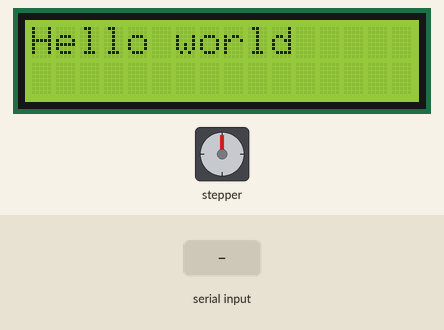
Bench run of a sketch on a simulated Arduino Uno, built with avr-gcc and run on an emulated ATmega328P. Parts: 16×2 character LCD, stepper motor. The inputs (shaded band) are chosen by the test bench. Stepper angles assume 2048 steps per turn; what the sketch prints to the serial monitor is not drawn.

Above: at 1.2 s.
1.3 s: "90,45\n" received over Serial
At 2.2 s:
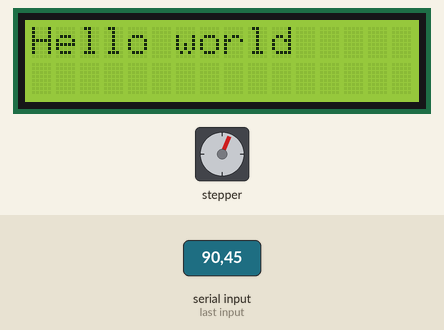
3.2 s: "30,150\n" received over Serial
At 5.0 s:
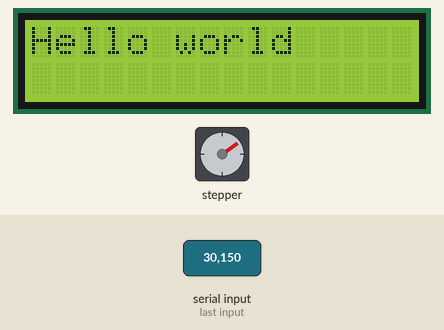
5.3 s: "200\n" received over Serial
At 7.1 s:
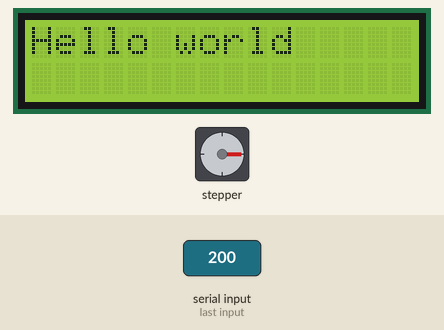
7.5 s: "90\n" received over Serial
At 9.0 s:
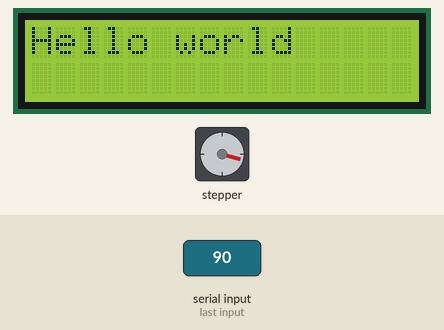
9.3 s: "90,45\n" received over Serial
At 10.7 s:
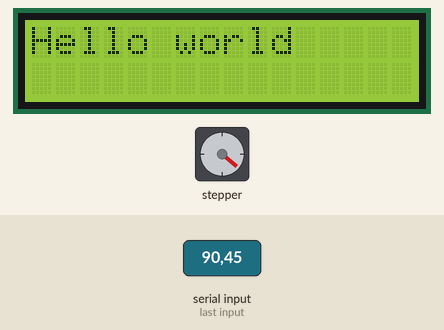
11.2 s: "30,150\n" received over Serial
At 12.4 s:
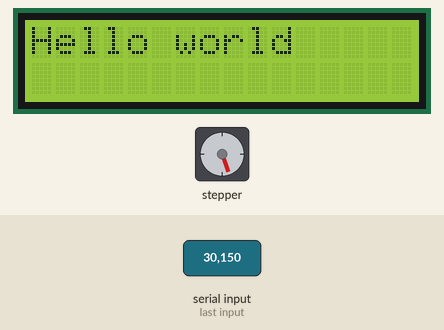
Timing chart, 0 to 14.2 s (numbered marks = the images above; inputs shaded):
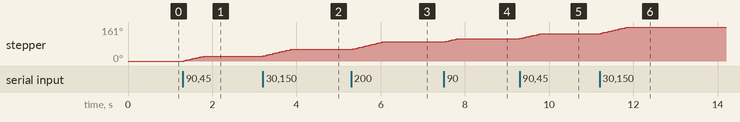

Measured:
- after the input at 1.3 s, stepper: turns 23° clockwise in 0.47 s, starting at once
- after the input at 3.2 s, stepper: turns 32° clockwise in 0.66 s, starting at once
- after the input at 5.3 s, stepper: turns 35° clockwise in 0.74 s, starting at once
- after the input at 7.5 s, stepper: turns 16° clockwise in 0.32 s, starting at once
- after the input at 9.3 s, stepper: turns 24° clockwise in 0.49 s, starting at once
- after the input at 11.2 s, stepper: turns 31° clockwise in 0.64 s, starting at once

The sketch:

ardStepper.ino
```cpp
String programName = "ardLCD";
String date = "201910013";
String author = "Jon Sagebrand";
String email = "jonsagebrand@gmail.com";

/*******************************
 * Stepper motor setup
 *******************************/
#include <Stepper.h> // include the Stepper library
#define STEPS 32 // change this to the number of steps on your motor
// set stepper pins
int stepperIN1 = 8;
int stepperIN2 = 9;
int stepperIN3 = 10;
int stepperIN4 = 11;
// create an instance of the stepper class using the steps and pins
Stepper stepper(STEPS, stepperIN1, stepperIN2, stepperIN3, stepperIN4);

/*******************************
 * LCD setup
 *******************************/
#include <LiquidCrystal.h> // include the LCD library
// set LCD pins
int LCD_RS = 2; // LCD RS, pin 4
int LCD_EN = 3; // LCD E, pin 6, Enable
int LCD_D4 = 4; // LCD D4, pin 11, databit 4
int LCD_D5 = 5; // LCD D5, pin 12, databit 5
int LCD_D6 = 6; // LCD D6, pin 13, databit 6
int LCD_D7 = 7; // LCD D7, pin 14, databit7
/* other pins on LCD are:
 * VSS, pin 1, GND
 * VDD, pin 2, +5V
 * V0, pin 3, 10k potentiometer, ends to +5V and GND, middle pin to V0, contrast
 * R/W, pin 5, GND, Read/Write
 * A, pin 15, 220ohm resistor, one end to +5V, other to A, back light anode, ~+4.2V
 * K, pin 16, GND, back light cathode
 * D0, pin 7, databit 0, not used/connected
 * D1, pin 8, databit 1, not used/connected
 * D2, pin 9, databit 2, not used/connected
 * D3, pin 10, databit 3, not used/connected
 */
// initialize the library with the numbers of the interface pins
LiquidCrystal lcd(LCD_RS, LCD_EN, LCD_D4, LCD_D5, LCD_D6, LCD_D7);
// columns and rows of the LCD
int lcdColumns = 16;
int lcdRows = 2;

/*******************************
 * Misc variables setup
 *******************************/
int val = 0;

void setup(void) {

  // start LCD
  lcd.begin(lcdColumns, lcdRows);
  // print name of this program and boot message to the LCD
  lcd.setCursor(0, 0);
  lcd.print(programName);
  lcd.setCursor(0, 1);
  lcd.print("Booting ...");

  // start serial port
  lcd.setCursor(0, 1);
  lcd.print("Starting serial ...");
  Serial.begin(9600);

  // print information
  Serial.println(programName);
  Serial.println(date);
  Serial.print("by ");
  Serial.print(author);
  Serial.println(email);
  Serial.println();

  // initialize stepper
  lcd.setCursor(0, 1);
  lcd.print("Starting stepper ...");
  Serial.println("Starting stepper ...");
  Serial.println();
  stepper.setSpeed(500);

  lcd.clear();
}

void loop(void) {
	lcd.setCursor(0, 0);
	lcd.print("Hello world");

  // read serial
  if (Serial.available()>0) {
      val = Serial.parseInt();
      stepper.step(val);
      Serial.println(val); //for debugging
    }
}
```
